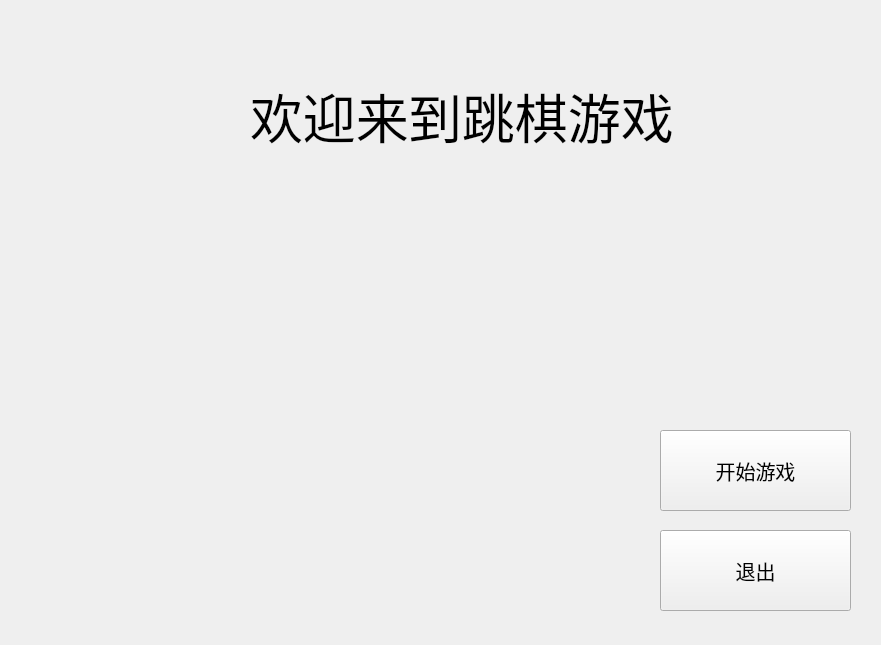
<?xml version="1.0" encoding="UTF-8"?>
<ui version="4.0">
 <class>one</class>
 <widget class="QWidget" name="one">
  <property name="geometry">
   <rect>
    <x>0</x>
    <y>0</y>
    <width>881</width>
    <height>645</height>
   </rect>
  </property>
  <property name="windowTitle">
   <string>Form</string>
  </property>
  <widget class="QLabel" name="label">
   <property name="geometry">
    <rect>
     <x>250</x>
     <y>60</y>
     <width>661</width>
     <height>111</height>
    </rect>
   </property>
   <property name="font">
    <font>
     <family>华文琥珀</family>
     <pointsize>40</pointsize>
    </font>
   </property>
   <property name="frameShape">
    <enum>QFrame::NoFrame</enum>
   </property>
   <property name="text">
    <string>欢迎来到跳棋游戏</string>
   </property>
  </widget>
  <widget class="QPushButton" name="pushButton">
   <property name="geometry">
    <rect>
     <x>660</x>
     <y>430</y>
     <width>191</width>
     <height>81</height>
    </rect>
   </property>
   <property name="font">
    <font>
     <pointsize>15</pointsize>
    </font>
   </property>
   <property name="text">
    <string>开始游戏</string>
   </property>
  </widget>
  <widget class="QPushButton" name="pushButton_2">
   <property name="geometry">
    <rect>
     <x>660</x>
     <y>530</y>
     <width>191</width>
     <height>81</height>
    </rect>
   </property>
   <property name="font">
    <font>
     <pointsize>15</pointsize>
    </font>
   </property>
   <property name="text">
    <string>退出</string>
   </property>
  </widget>
 </widget>
 <resources/>
 <connections/>
</ui>
